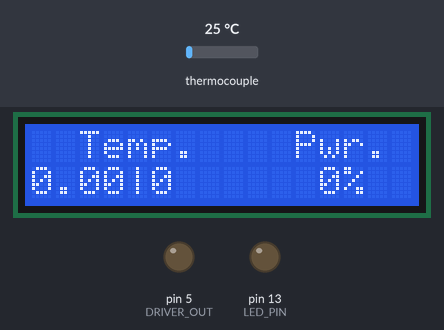
Bench run of a sketch on a simulated Arduino Uno, built with avr-gcc and run on an emulated ATmega328P. On the bench: 16×2 character LCD, output pins drawn as LEDs (lit = HIGH). Wiring (inferred from the names in the program): MAX6675 thermocouple converter: CS pin 10; MISO pin 11; SCK pin 12. The inputs (shaded band) are chosen by the test bench; at power-on: thermocouple 25 °C. Pins used as bus, display or sensor lines are not drawn; what the sketch prints to the serial monitor is not drawn.

Above: at 1.6 s.
1.7 s: thermocouple set to 6 °C
At 4.2 s:
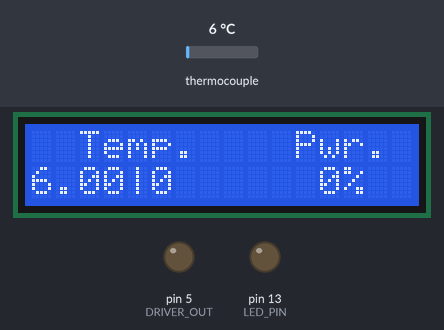
4.5 s: thermocouple set to 75 °C
At 5.4 s:
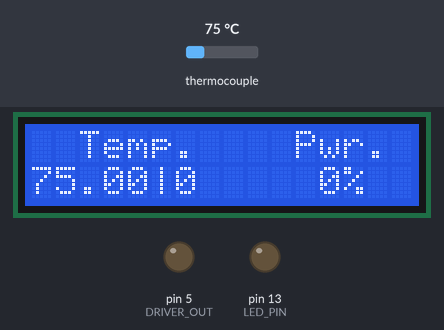
6.6 s: thermocouple set to 150 °C
At 7.9 s:
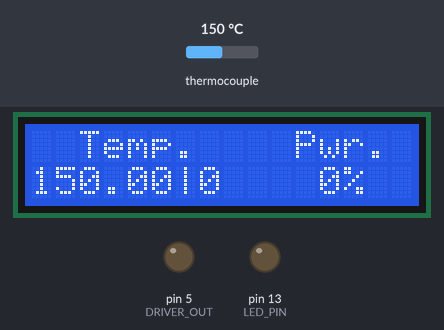
Timing chart, 0 to 9.6 s (numbered marks = the images above; inputs shaded):
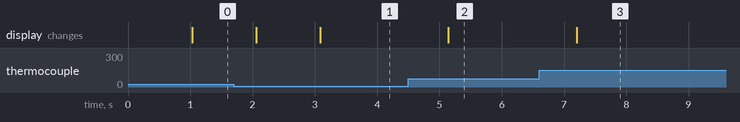

Measured:
- after the input at 1.7 s, the display: first differs from a run without the input after 1.4 s (image 1)
- after the input at 4.5 s, the display: changes after 0.64 s (image 2)
- after the input at 6.6 s, the display: changes after 0.60 s (image 3)

The sketch:

nano_test.ino
```cpp
float setpoint;
float setkp = 0;
float setki = 0;
float setkd = 0;

void setup(){
  Output_Init();
  Display_Init();
  Serial_Init();
  Thermocouple_Init();
}


void loop(){
  Thermocouple_Handler();
  PID_Koefisien(setkp, setki , setkd, 1);
  PID_Calculate(setpoint, Thermocouple_GetTemperature());

  int d;
  d = PID_ReadResult();
  if(d < 0){d = 0;}
  else if(d > 100){d = 100;}

  Output_SetDutyCycle(d);                  //Nilai Duty Cycle %    (PWM)
  Output_periode(1000);

  Output_Handler();
  Display_Handler();
  Serial_Handler();
}

void SetSetpoint(float sp){
  setpoint = sp;
}
void SetKp(float kp){
  setkp = kp;
}
void SetKi(float ki){
  setki = ki;
}
void SetKd(float kd){
  setkd = kd;
}

float GetSetpoint(){
  return setpoint;
}
```

Display.ino
```cpp
#include <LiquidCrystal_I2C.h>
LiquidCrystal_I2C lcd(0x27, 16, 2);

uint32_t displayTimer;

void Display_Init(){
  lcd.begin();
}

void Display_Handler(){
  if(millis() - displayTimer >= 1000){
    lcd.setCursor(0,0);
    lcd.print("  Temp.    Pwr.");
    lcd.setCursor(0,1);
    lcd.print(Thermocouple_GetTemperature(),2);
    lcd.print("|");
    lcd.print(GetSetpoint(), 0);
    lcd.print("  ");
    lcd.setCursor(12,1);
    lcd.print(Output_GetDutyCycle());
    lcd.print("%  ");
    displayTimer = millis();
  }
}
```

Output.ino
```cpp
#define DRIVER_OUT 5
#define LED_PIN 13

uint32_t periode;
uint8_t dutyCycle;
uint32_t ledTimer;

uint8_t Output_GetDutyCycle(){
  return dutyCycle;
}

void Output_Init(){
    pinMode(DRIVER_OUT, OUTPUT);
    pinMode(LED_PIN, OUTPUT);
}

void Output_periode(uint8_t period){
  periode = period;
}

void Output_SetDutyCycle(uint8_t duty){
  dutyCycle = duty;
}

void Output_Handler(){
  uint32_t tOn, tOff;
  if (dutyCycle == 0){
    tOn = 0;
    digitalWrite(DRIVER_OUT, LOW);
    digitalWrite(LED_PIN, LOW);
  }
  else {tOn = periode * (dutyCycle / 100.0);
  tOff = periode - tOn;
  if
   (millis() - ledTimer < tOn){
   digitalWrite(DRIVER_OUT, HIGH);
   digitalWrite(LED_PIN, HIGH);
   }
   else if
   (millis() - ledTimer < tOn + tOff){
   digitalWrite(DRIVER_OUT, LOW);
   digitalWrite(LED_PIN, LOW);
   }
   else {
   ledTimer = millis();
   }
  }
}
```

PID.ino
```cpp
float kp, ki, kd, ts;
float se, de, le, u;
uint32_t pidTimer;

void PID_Koefisien(float Kp, float Ki, float Kd, float Ts){
  kp = Kp;
  ki = Ki;
  kd = Kd;
  ts = Ts;
}

void PID_Reset(){
  se = 0;
  de = 0;
  le = 0;
  u = 0;
  pidTimer = millis();
}

float PID_ReadResult(){
  return u;
}

void PID_Calculate (float sp, float av){
  if (millis() - pidTimer >= ts * 1000){
    float e = sp - av;

    // Delta error
    de = e - le;

    // rumus PID
    u = (kp * e) + (ki * se * ts) + (kd * de / ts);

    // Integral Error
    se = se + e;

    // Nilai Error sebelumnya
    le = e;

    pidTimer = millis();
  }

}
```

Serial.ino
```cpp
uint32_t serialTimer;
uint32_t serialRxTimer;
char serialRxBuffer[22];
uint8_t serialRxPtr;

void Serial_Init(){
  Serial.begin(115200);
}
void Serial_Handler(){
  if(Serial.available()){
    char data = 0;
    memset(serialRxBuffer, 0, 22);
    serialRxPtr = 0;
    serialRxTimer = millis();
    do{
      if(Serial.available() && serialRxPtr < 20){
        data = Serial.read();
        serialRxBuffer[serialRxPtr++] = data;
      }
    }while(data != '\n' && millis() - serialRxTimer < 1000);
  }
  if(serialRxPtr > 0){
    if(strncmp(serialRxBuffer, "SP:", 3) == 0){
      SetSetpoint(atof(serialRxBuffer + 3));
      PID_Reset();
    }
    if(strncmp(serialRxBuffer, "KP:", 3) == 0){
      SetKp(atof(serialRxBuffer + 3));
      PID_Reset();
    }
    if(strncmp(serialRxBuffer, "KI:", 3) == 0){
      SetKi(atof(serialRxBuffer + 3));
      PID_Reset();
    }
    if(strncmp(serialRxBuffer, "KD:", 3) == 0){
      SetKd(atof(serialRxBuffer + 3));
      PID_Reset();
    }
    if(strncmp(serialRxBuffer, "RST", 3) == 0){
      SetKp(0);
      SetKi(0);
      SetKd(0);
      PID_Reset();
    }
    memset(serialRxBuffer, 0, 22);
    serialRxPtr = 0;
  }

  if (millis() - serialTimer >= 1000){
    Serial.println(Thermocouple_GetTemperature());
    serialTimer = millis();
  }
}
```

Thermocouple.ino
```cpp
#include <SPI.h>

#define MAX6675_CS   10
#define MAX6675_SO   11
#define MAX6675_SCK  12

uint32_t thermocoupleTimer;
float thermocoupleData;

void Thermocouple_Init()
{
  pinMode(MAX6675_CS, OUTPUT);
  pinMode(MAX6675_SO, INPUT);
  pinMode(MAX6675_SCK, OUTPUT);
}

void Thermocouple_Handler() {
  if(millis() - thermocoupleTimer >= 500){
    thermocoupleData = readThermocouple();
    thermocoupleTimer = millis();
  }
}
float Thermocouple_GetTemperature(){
  return thermocoupleData;
}

float readThermocouple() {
  uint16_t v;

  digitalWrite(MAX6675_CS, LOW);

  // Read in 16 bits,
  //  15    = 0 always
  //  14..2 = 0.25 degree counts MSB First
  //  2     = 1 if thermocouple is open circuit
  //  1..0  = uninteresting status

  v = shiftIn(MAX6675_SO, MAX6675_SCK, MSBFIRST);
  v <<= 8;
  v |= shiftIn(MAX6675_SO, MAX6675_SCK, MSBFIRST);

  digitalWrite(MAX6675_CS, HIGH);
  if (v & 0x4)
  {
    // Bit 2 indicates if the thermocouple is disconnected
    return NAN;
  }

  // The lower three bits (0,1,2) are discarded status bits
  v >>= 3;

  // The remaining bits are the number of 0.25 degree (C) counts
  return v*0.25;
}
```
